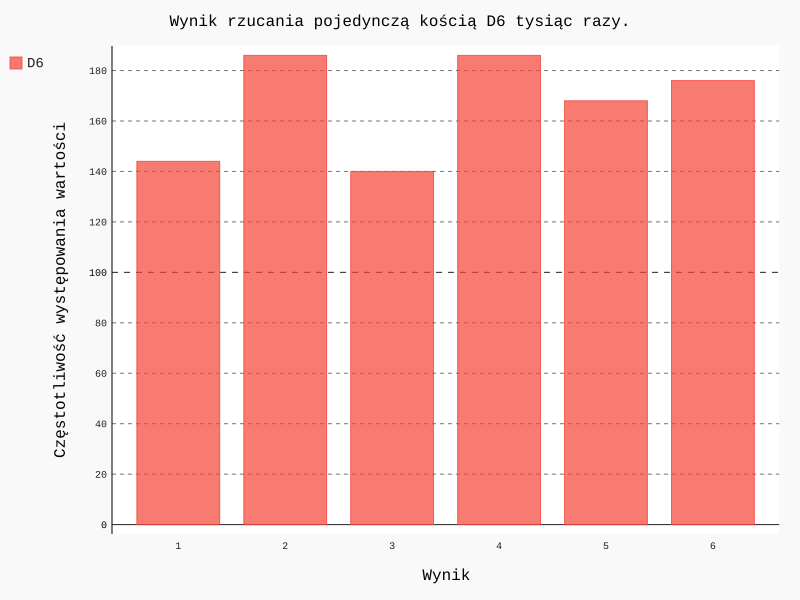

Recreate this plot in Python.
import pygal

from die import Die

die = Die()


results = []
for roll_num in range(1000):
    result = die.roll()
    results.append(result)


frequencies = []
for value in range(1, die.num_sides + 1):
    frequency = results.count(value)
    frequencies.append(frequency)


hist = pygal.Bar()
hist.force_uri_protocol = 'http'

hist.title = "Wynik rzucania pojedynczą kością D6 tysiąc razy."
hist.x_labels = ['1', '2', '3', '4', '5', '6']
hist.x_title = "Wynik"
hist.y_title = "Częstotliwość występowania wartości"

hist.add('D6', frequencies)
hist.render_to_file('die_visual.svg')
